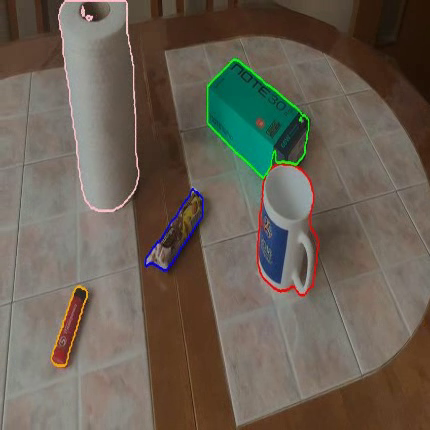
#> input picture frame 19 of output.mp4, 430 x 430 px, given in place of video.mp4, which was not available
$ jupyter execute --allow-errors NeuralNetwork.ipynb   (shell and % lines are left out)   (text cells are left out)
#> lines starting #> are read from the running program, lines starting #| are printed output that depends on the picture; pictures that were not available may be replaced by others from this repository, and a replacement may not be noted
[cell 1]
import os
import glob
import numpy as np
import tensorflow as tf
import matplotlib.pyplot as plt

from skimage import measure
from skimage.io import imread, imsave
from skimage.transform import resize
from skimage.morphology import dilation, disk
from skimage.draw import polygon_perimeter

print(f'Tensorflow version {tf.__version__}')
print(f'GPU is {"ON" if tf.config.list_physical_devices("GPU") else "OFF" }')
#> (this line was passed over: tensorflow is not available in this run)

[cell 2]
from moviepy.editor import VideoFileClip
import numpy as np
import os
from datetime import timedelta

SAVING_FRAMES_PER_SECOND = 10

# [9 lines left out: function format_timedelta, not called in this run]


def main(video_file):
    video_clip = VideoFileClip(video_file)
    filename, _ = os.path.splitext(video_file)

    if not os.path.isdir(filename):
        os.mkdir(filename)

    saving_frames_per_second = min(video_clip.fps, SAVING_FRAMES_PER_SECOND)
    step = 1 / video_clip.fps if saving_frames_per_second == 0 else 1 / saving_frames_per_second

    for current_duration in np.arange(0, video_clip.duration, step):
        frame_duration_formatted = format_timedelta(timedelta(seconds=current_duration)).replace(":", "-")
        frame_filename = os.path.join(filename, f"frame{frame_duration_formatted}.jpg")

        video_clip.save_frame(frame_filename, current_duration)

video_file = '/content/AI_item/video/video.mp4'
main(video_file)
#> (the call stopped at in main, `video_clip = VideoFileClip(video_file)`: moviepy is not available in this run)

[cell 3]
CLASSES = 8

COLORS = ['black', 'red', 'lime',
          'blue', 'orange', 'pink',
          'cyan', 'magenta']

SAMPLE_SIZE = (256, 256)

OUTPUT_SIZE = (1080, 1920)

[cell 4]
# [37 lines left out: functions load_images, augmentate_images, not called in this run]

[cell 5]
images = sorted(glob.glob('AI_item/dataset/img/*.jpg'))
masks = sorted(glob.glob('AI_item/dataset/masks/*.png'))

#> (the rest of this cell did not finish here and is left out)

[cell 6]
from skimage.io import imread
from skimage.transform import resize

import matplotlib.pyplot as plt


im = '/content/AI_item/dataset/img/frame0-00-00.00.jpg'
mask = '/content/AI_item/dataset/masks/frame0-00-00.00.png'

#> (the rest of this cell did not finish here and is left out)

#> (a cell that did not finish here is left out)

#> (a cell that did not finish here is left out)

[cell 9]
def input_layer(): # задает входной слой нейронной сети и устанавливает размер входных данных
    return tf.keras.layers.Input(shape=SAMPLE_SIZE + (3,))

# [36 lines left out: functions downsample_block, upsample_block, output_layer, not called in this run]

#> (a cell that did not finish here is left out)

[cell 11]
# Метрика дает оценку точности результатов рабоыты нейронной сети
# [14 lines left out: function dice_mc_metric, not called in this run]

def dice_mc_loss(a, b): # функция потери
    return 1 - dice_mc_metric(a, b)

def dice_bce_mc_loss(a, b): # комбинированная функция
    return 0.3 * dice_mc_loss(a, b) + tf.keras.losses.binary_crossentropy(a, b)

#> (a cell that did not finish here is left out)

#> (a cell that did not finish here is left out)

#> (a cell that did not finish here is left out)

#> (a cell that did not finish here is left out)

#> (a cell that did not finish here is left out)

[cell 17]
rgb_colors = [
    (0,   0,   0),
    (255, 0,   0),
    (0,   255, 0),
    (0,   0,   255),
    (255, 165, 0),
    (255, 192, 203),
    (0,   255, 255),
    (255, 0,   255)
]
#> rgb_colors = [(0, 0, 0), (255, 0, 0), (0, 255, 0), (0, 0, 255), (255, 165, 0), (255, 192, 203), (0, 255, 255), (255, 0, 255)]

frames = sorted(glob.glob('AI_item/video/frames/*.jpg'))

for filename in frames:
    frame = imread(filename)
    sample = resize(frame, SAMPLE_SIZE)

    predict = unet_like.predict(sample.reshape((1,) +  SAMPLE_SIZE + (3,)))
    predict = predict.reshape(SAMPLE_SIZE + (CLASSES,))

    scale = frame.shape[0] / SAMPLE_SIZE[0], frame.shape[1] / SAMPLE_SIZE[1]

    frame = (frame / 1.5).astype(np.uint8)

    for channel in range(1, CLASSES):
        contour_overlay = np.zeros((frame.shape[0], frame.shape[1]))
        contours = measure.find_contours(np.array(predict[:,:,channel]))

        try:
            for contour in contours:
                rr, cc = polygon_perimeter(contour[:, 0] * scale[0],
                                           contour[:, 1] * scale[1],
                                           shape=contour_overlay.shape)

                contour_overlay[rr, cc] = 1

            contour_overlay = dilation(contour_overlay, disk(1))
            frame[contour_overlay == 1] = rgb_colors[channel]
        except:
            pass

    imsave(f'AI_item/video/processed/{os.path.basename(filename)}', frame)

[cell 18]
import cv2
import glob

images = glob.glob('/content/AI_item/video/processed/*.jpg')
images = sorted(images)

fourcc = cv2.VideoWriter_fourcc(*"mp4v")
video = cv2.VideoWriter(
    filename="output.mp4", fourcc=fourcc, fps=30.0, frameSize=(430, 430)
)

for image in images:
    frame = cv2.imread(image)
    frame = cv2.resize(frame, dsize=(430, 430))
    video.write(frame)

video.release()

[cell 19]
#-----------------------------

[cell 20]
import cv2

# Открытие видеофайла
video_capture = cv2.VideoCapture('video.mp4')

# Получение информации о видео
fps = video_capture.get(cv2.CAP_PROP_FPS)
frame_width = int(video_capture.get(cv2.CAP_PROP_FRAME_WIDTH))
frame_height = int(video_capture.get(cv2.CAP_PROP_FRAME_HEIGHT))

# Создание объекта для записи видео
out = cv2.VideoWriter('output_video.mp4', cv2.VideoWriter_fourcc(*'mp4v'), fps, (frame_width, frame_height))

# Чтение и обработка каждого кадра видео
while video_capture.isOpened():
    ret, frame = video_capture.read()
#> frame is the input picture: shape (430, 430, 3); mean B, G, R 83.7, 95.7, 105.3

    if not ret:
        break

    # Реверс видео
    frame = cv2.flip(frame, 1)
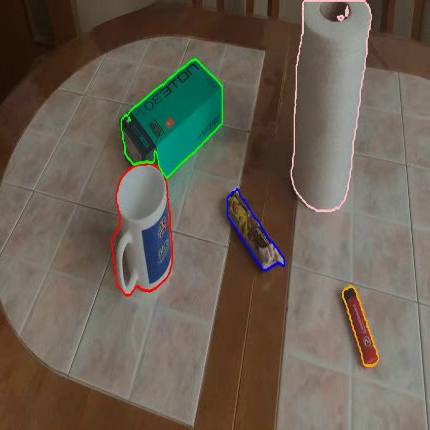
#> frame: shape (430, 430, 3); mean B, G, R 83.7, 95.7, 105.3

    # Запись обработанного кадра
    out.write(frame)

    if cv2.waitKey(1) & 0xFF == ord('q'):
#> (key q is pressed here)
        break

# Освобождение ресурсов
video_capture.release()
out.release()
cv2.destroyAllWindows()

[cell 21]
from moviepy.editor import VideoFileClip
import numpy as np
import os
from datetime import timedelta

SAVING_FRAMES_PER_SECOND = 10

# [9 lines left out: function format_timedelta, not called in this run]


def main(video_file):
    video_clip = VideoFileClip(video_file)
    filename, _ = os.path.splitext(video_file)

    if not os.path.isdir(filename):
        os.mkdir(filename)

    saving_frames_per_second = min(video_clip.fps, SAVING_FRAMES_PER_SECOND)
    step = 1 / video_clip.fps if saving_frames_per_second == 0 else 1 / saving_frames_per_second

    for current_duration in np.arange(0, video_clip.duration, step):
        frame_duration_formatted = format_timedelta(timedelta(seconds=current_duration)).replace(":", "-")
        frame_filename = os.path.join(filename, f"frame{frame_duration_formatted}.jpg")

        video_clip.save_frame(frame_filename, current_duration)

video_file = 'output_video.mp4'
main(video_file)
#> (the call stopped at in main, `video_clip = VideoFileClip(video_file)`: moviepy is not available in this run)

[cell 22]
import os
import glob
import numpy as np
import tensorflow as tf
import matplotlib.pyplot as plt

from skimage import measure
from skimage.io import imread, imsave
from skimage.transform import resize
from skimage.morphology import dilation, disk
from skimage.draw import polygon_perimeter

rgb_colors = [
    (0,   0,   0),
    (255, 0,   0),
    (0,   255, 0),
    (0,   0,   255),
    (255, 165, 0),
    (255, 192, 203),
    (0,   255, 255),
    (255, 0,   255)
]

frames = sorted(glob.glob('/content/output_video/*.jpg'))

for filename in frames:
    frame = imread(filename)
    sample = resize(frame, SAMPLE_SIZE)

    predict = unet_like.predict(sample.reshape((1,) +  SAMPLE_SIZE + (3,)))
    predict = predict.reshape(SAMPLE_SIZE + (CLASSES,))

    scale = frame.shape[0] / SAMPLE_SIZE[0], frame.shape[1] / SAMPLE_SIZE[1]

    frame = (frame / 1.5).astype(np.uint8)

    for channel in range(1, CLASSES):
        contour_overlay = np.zeros((frame.shape[0], frame.shape[1]))
        contours = measure.find_contours(np.array(predict[:,:,channel]))

        try:
            for contour in contours:
                rr, cc = polygon_perimeter(contour[:, 0] * scale[0],
                                           contour[:, 1] * scale[1],
                                           shape=contour_overlay.shape)

                contour_overlay[rr, cc] = 1

            contour_overlay = dilation(contour_overlay, disk(1))
            frame[contour_overlay == 1] = rgb_colors[channel]
        except:
            pass

    imsave(f'/content/output_video_processed/{os.path.basename(filename)}', frame) # создаем папку output_video_processed, чтобы вставить полученные фотографии

[cell 23]
import cv2
import glob

images = glob.glob('/content/output_video_processed/*.jpg')
images = sorted(images)

fourcc = cv2.VideoWriter_fourcc(*"mp4v")
video = cv2.VideoWriter(
    filename="output11.mp4", fourcc=fourcc, fps=30.0, frameSize=(430, 430)
)

for image in images:
    frame = cv2.imread(image)
    frame = cv2.resize(frame, dsize=(430, 430))
    video.write(frame)

video.release()

[cell 24]
#--------------------------

[cell 25]
import cv2

# Открытие видеофайла
video_capture = cv2.VideoCapture('video.mp4')

# Получение информации о видео
fps = video_capture.get(cv2.CAP_PROP_FPS)
frame_width = int(video_capture.get(cv2.CAP_PROP_FRAME_WIDTH))
frame_height = int(video_capture.get(cv2.CAP_PROP_FRAME_HEIGHT))

# Создание объекта для записи видео
out = cv2.VideoWriter('output_video_1234.mp4', cv2.VideoWriter_fourcc(*'mp4v'), fps, (frame_width, frame_height))

# Чтение и обработка каждого кадра видео
while video_capture.isOpened():
    ret, frame = video_capture.read()

    if not ret:
        break

    gray_frame = cv2.cvtColor(frame, cv2.COLOR_BGR2GRAY)
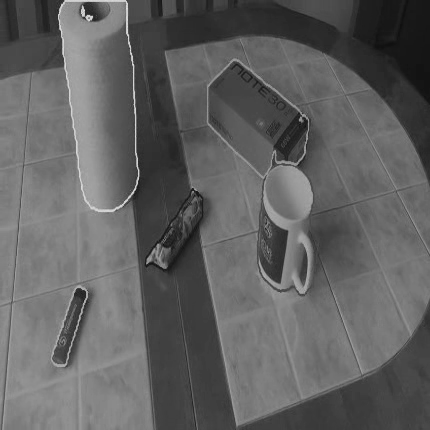
#> gray_frame: shape (430, 430); min 13, max 226, mean 97.2

    # Запись обработанного кадра
    out.write(cv2.cvtColor(gray_frame, cv2.COLOR_GRAY2BGR))

    if cv2.waitKey(1) & 0xFF == ord('q'):
#> (key q is pressed here)
        break

# Освобождение ресурсов
video_capture.release()
out.release()
cv2.destroyAllWindows()

[cell 26]
from moviepy.editor import VideoFileClip
import numpy as np
import os
from datetime import timedelta

SAVING_FRAMES_PER_SECOND = 10

# [9 lines left out: function format_timedelta, not called in this run]


def main(video_file):
    video_clip = VideoFileClip(video_file)
    filename, _ = os.path.splitext(video_file)

    if not os.path.isdir(filename):
        os.mkdir(filename)

    saving_frames_per_second = min(video_clip.fps, SAVING_FRAMES_PER_SECOND)
    step = 1 / video_clip.fps if saving_frames_per_second == 0 else 1 / saving_frames_per_second

    for current_duration in np.arange(0, video_clip.duration, step):
        frame_duration_formatted = format_timedelta(timedelta(seconds=current_duration)).replace(":", "-")
        frame_filename = os.path.join(filename, f"frame{frame_duration_formatted}.jpg")

        video_clip.save_frame(frame_filename, current_duration)

video_file = 'output_video_1234.mp4'
main(video_file)
#> (the call stopped at in main, `video_clip = VideoFileClip(video_file)`: moviepy is not available in this run)

$ run again, starting later in the video
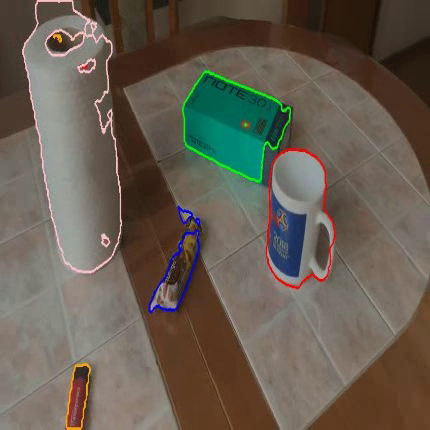
#> input picture frame 87 of output.mp4, 430 x 430 px, given in place of video.mp4, which was not available
#> rgb_colors = [(0, 0, 0), (255, 0, 0), (0, 255, 0), (0, 0, 255), (255, 165, 0), (255, 192, 203), (0, 255, 255), (255, 0, 255)]
#> frame is the input picture: shape (430, 430, 3); mean B, G, R 81.7, 93.6, 102.4
#> `frame = cv2.flip(frame, 1)`:
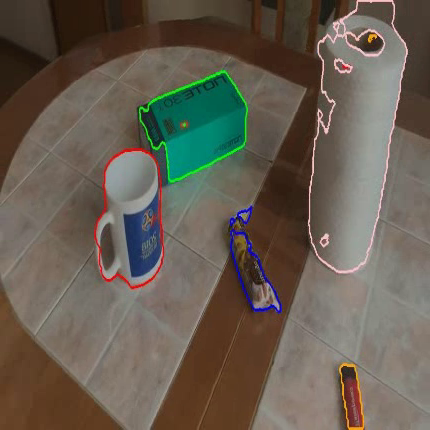
#> frame: shape (430, 430, 3); mean B, G, R 81.7, 93.6, 102.4
#> `gray_frame = cv2.cvtColor(frame, cv2.COLOR_BGR2GRAY)`:
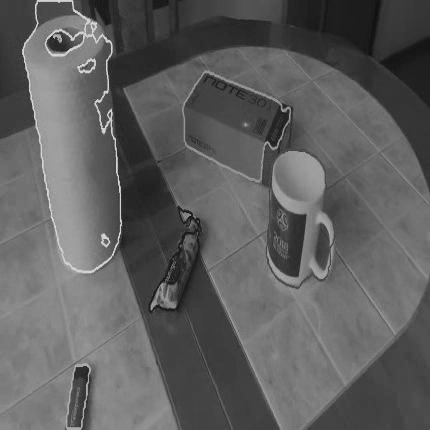
#> gray_frame: shape (430, 430); min 14, max 227, mean 94.9

$ run again, starting later in the video
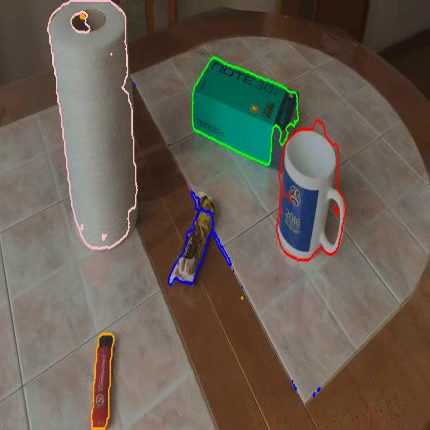
#> input picture frame 155 of output.mp4, 430 x 430 px, given in place of video.mp4, which was not available
#> rgb_colors = [(0, 0, 0), (255, 0, 0), (0, 255, 0), (0, 0, 255), (255, 165, 0), (255, 192, 203), (0, 255, 255), (255, 0, 255)]
#> frame is the input picture: shape (430, 430, 3); mean B, G, R 82.7, 94.4, 103.7
#> `frame = cv2.flip(frame, 1)`:
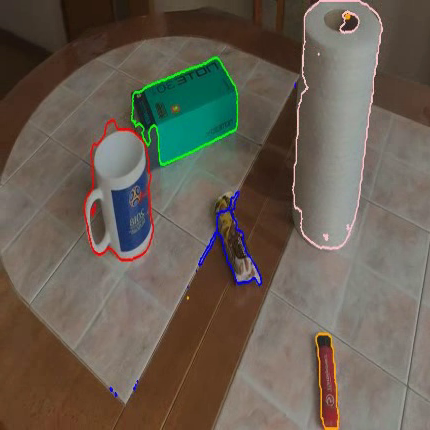
#> frame: shape (430, 430, 3); mean B, G, R 82.7, 94.4, 103.7
#> `gray_frame = cv2.cvtColor(frame, cv2.COLOR_BGR2GRAY)`:
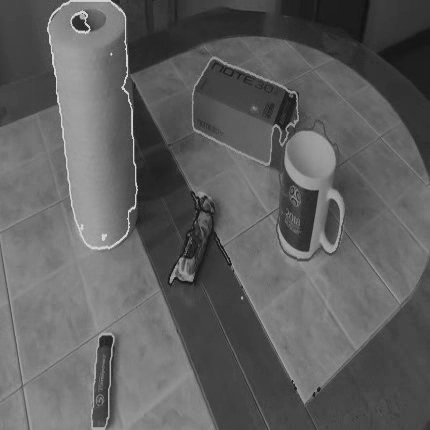
#> gray_frame: shape (430, 430); min 16, max 228, mean 95.8
